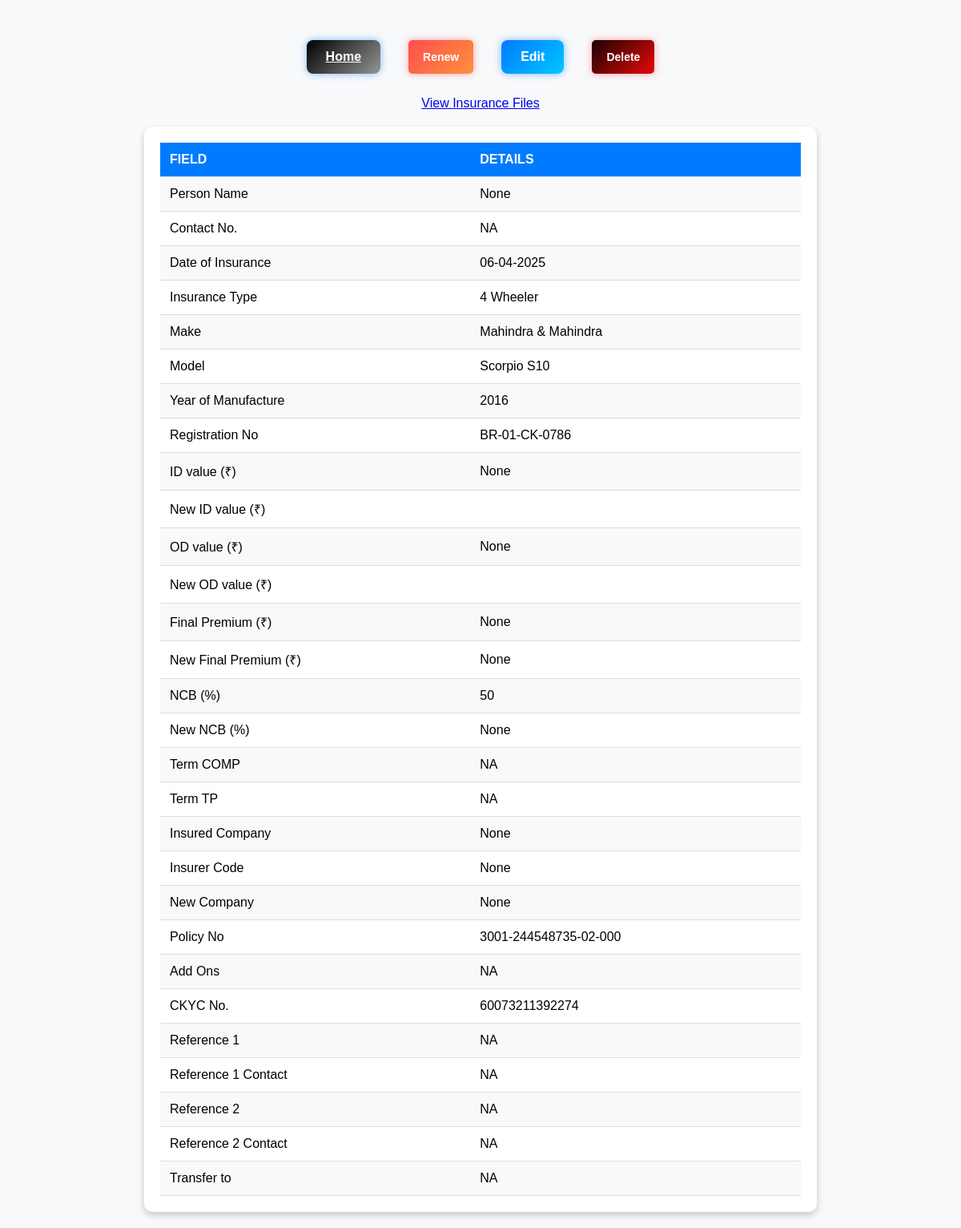
Screenshot of /fullPersonDetails/1 with the database file from the repository.
### app.py (models this page shows, shortened)
class PersonDetails(db.Model):
    id = db.Column(db.Integer, primary_key=True, autoincrement=True)
    Date_of_insurance = db.Column(db.DateTime)
    Type_of_insurance = db.Column(db.String(40))
    Customer_name = db.Column(db.String(40))
    Customer_Contact_No= db.Column(db.String(40))
    Make = db.Column(db.String(40))
    Model = db.Column(db.String(40), nullable=False)
    Year_of_mfg = db.Column(db.String(120))
    Regd_No = db.Column(db.String(120))
    Regd_No_Database = db.Column(db.String(120))
    Old_ID_value = db.Column(db.String(120))
    New_ID_value = db.Column(db.String(120))
    Old_OD_value = db.Column(db.String(120))
    New_OD_value = db.Column(db.String(120))
    Old_final_premium = db.Column(db.String(120))
    New_final_premium = db.Column(db.String(120))
    Ncb = db.Column(db.String(120))
    New_NCB = db.Column(db.String(120))
    Terms_Comp = db.Column(db.String(120))
    Terms_TP = db.Column(db.String(120))
    Insured_Company = db.Column(db.String(120))
    Insurer_Code = db.Column(db.String(120))
    New_Company = db.Column(db.String(120))
    Policy_No = db.Column(db.String(120))
    Add_Ons = db.Column(db.String(120))
    Ckyc_No = db.Column(db.String(120))
    Reference_1 = db.Column(db.String(120))
    Reference_Contact_1 = db.Column(db.String(120))
    Reference_2 = db.Column(db.String(120))
    Reference_Contact_2 = db.Column(db.String(120))
    Transfer_to = db.Column(db.String(120))

### app.py (the view)
@app.route("/fullPersonDetails", methods=['GET', 'POST'])
@app.route("/fullPersonDetails/<person_id>", methods=['GET', 'POST'])
def fullPersonDetails(person_id = None):
    if person_id:
        getFPD = person_id
    else:
        getFPD = request.args.get('selected')
    app.logger.info(f"FPD = {getFPD}")
    full_detail = db.session.query(PersonDetails).filter(
                            PersonDetails.id == getFPD
                        ).first()
    session["FPD"] = getFPD
    return render_template("FullPersonDetails.html", full_detail= full_detail)

### templates/FullPersonDetails.html (shortened to what this page needs)
<!DOCTYPE html>
<html lang="en">
<head>
</head>
<body>
    <div class="button-container">
        <a href="/" class="home-btn">Home</a>
        <button id="renew-btn" class="renew-btn">Renew</button>
        <button id="edit-btn" class="edit-btn" onclick="enableEditing()">Edit</button>
        <button id="delete-btn" class="delete-btn" onclick="deleteTableData()">Delete</button>
    </div>
    <br>
    <a href="{{ url_for('viewFiles') }}" class="btn btn-primary mt-3">View Insurance Files</a>
    {% if full_detail %}
        <div id = "ins-table" class="table-container">
            <table>
                <thead>
                    <tr>
                        <th>Field</th>
                        <th>Details</th>
                    </tr>
                </thead>
                <tbody>
                    <tr>
                        <td>Person Name</td>
                        <td contenteditable="true" onclick="enableEditing()">{{ full_detail.Customer_name }}</td>
                    </tr>
                    <tr>
                        <td>Contact No.</td>
                        <td contenteditable="true" onclick="enableEditing()">{{ full_detail.Customer_Contact_No }}</td>
                    </tr>
                    <tr>
                        <td>Date of Insurance</td>
                        <td contenteditable="true" onclick="enableEditing()">
                            {% if full_detail.Date_of_insurance.__class__.__name__ == 'datetime' %}
                                {{ full_detail.Date_of_insurance.strftime('%d-%m-%Y') }}
                            {% elif full_detail.Date_of_insurance.__class__.__name__ == 'date' %}
                                {{ full_detail.Date_of_insurance.strftime('%d-%m-%Y') }}
                            {% else %}
                                {% set parts = full_detail.Date_of_insurance.split('-') %}
                                {{ parts[2] ~ '-' ~ parts[1] ~ '-' ~ parts[0] }}
                            {% endif %}
                        </td>
                    </tr>
                    <tr>
                        <td>Insurance Type</td>
                        <td contenteditable="true" onclick="enableEditing()">{{ full_detail.Type_of_insurance }}</td>
                    </tr>
                    <tr>
                        <td>Make</td>
                        <td contenteditable="true" onclick="enableEditing()">{{ full_detail.Make }}</td>
                    </tr>
                    <tr>
                        <td>Model</td>
                        <td contenteditable="true" onclick="enableEditing()">{{ full_detail.Model }}</td>
                    </tr>
                    <tr>
                        <td>Year of Manufacture</td>
                        <td contenteditable="true" onclick="enableEditing()">{{ full_detail.Year_of_mfg }}</td>
                    </tr>
                    <tr>
                        <td>Registration No</td>
                        <td contenteditable="true" onclick="enableEditing()">{{ full_detail.Regd_No }}</td>
                    </tr>
                    <tr>
                        <td>ID value (&#8377;)</td>
                        <td contenteditable="true" onclick="enableEditing()">{{ full_detail.Old_ID_value }}</td>
                    </tr>
                    <tr>
                        <td>New ID value (&#8377;)</td>
                        <td contenteditable="true" onclick="enableEditing()">{{ full_detail.New_ID_value or NA}}</td>
                    </tr>
                    <tr>
                        <td>OD value (&#8377;)</td>
                        <td contenteditable="true" onclick="enableEditing()">{{ full_detail.Old_OD_value }}</td>
                    </tr>
                    <tr>
                        <td>New OD value (&#8377;)</td>
                        <td contenteditable="true" onclick="enableEditing()">{{ full_detail.New_OD_value or NA}}</td>
                    </tr>
                    <tr>
                        <td>Final Premium (&#8377;)</td>
                        <td contenteditable="true" onclick="enableEditing()">{{ full_detail.Old_final_premium }}</td>
                    </tr>
                    <tr>
                        <td>New Final Premium (&#8377;)</td>
                        <td contenteditable="true" onclick="enableEditing()">{{ full_detail.New_final_premium }}</td>
                    </tr>
                    <tr>
                        <td>NCB (%)</td>
                        <td contenteditable="true" onclick="enableEditing()">{{ full_detail.Ncb }}</td>
                    </tr>
                    <tr>
                        <td>New NCB (%)</td>
                        <td contenteditable="true" onclick="enableEditing()">{{ full_detail.New_NCB }}</td>
                    </tr>
                    <tr>
                        <td>Term COMP</td>
                        <td contenteditable="true" onclick="enableEditing()">{{ full_detail.Terms_Comp }}</td>
                    </tr>
                    <tr>
                        <td>Term TP</td>
                        <td contenteditable="true" onclick="enableEditing()">{{ full_detail.Terms_TP }}</td>
                    </tr>
                    <tr>
                        <td>Insured Company</td>
                        <td class="wrap-text" contenteditable="true" onclick="enableEditing()">{{ full_detail.Insured_Company }}</td>
                    </tr>
                    <tr>
                        <td>Insurer Code</td>
                        <td contenteditable="true" onclick="enableEditing()">{{ full_detail.Insurer_Code }}</td>
                    </tr>
                    <tr>
                        <td>New Company</td>
                        <td contenteditable="true" onclick="enableEditing()">{{ full_detail.New_Company }}</td>
                    </tr>
                    <tr>
                        <td>Policy No</td>
                        <td contenteditable="true" onclick="enableEditing()"> {{ (full_detail.Policy_No) if full_detail.Policy_No else 'N/A' }}</td>
                    </tr>
                    <tr>
                        <td>Add Ons</td>
                        <td class="wrap-text" contenteditable="true" onclick="enableEditing()">{{ full_detail.Add_Ons }}</td>
                    </tr>
                    <tr>
                        <td>CKYC No.</td>
                        <td contenteditable="true" onclick="enableEditing()">{{ full_detail.Ckyc_No }}</td>
                    </tr>
                    <tr>
                        <td>Reference 1</td>
                        <td contenteditable="true" onclick="enableEditing()">{{ full_detail.Reference_1 }}</td>
                    </tr>
                    <tr>
                        <td>Reference 1 Contact</td>
                        <td contenteditable="true" onclick="enableEditing()" >{{ full_detail.Reference_Contact_1 }}</td>
                    </tr>
                    <tr>
                        <td>Reference 2</td>
                        <td contenteditable="true" onclick="enableEditing()">{{ full_detail.Reference_2 }}</td>
                    </tr>
                    <tr>
                        <td>Reference 2 Contact</td>
                        <td contenteditable="true" onclick="enableEditing()" >{{ full_detail.Reference_Contact_2 }}</td>
                    </tr>
                    <tr>
                        <td>Transfer to</td>
                        <td contenteditable="true" onclick="enableEditing()">{{ full_detail.Transfer_to }}</td>
                    </tr>
                </tbody>
            </table>
        </div>
    {% endif %}
</body>
</html>

### templates/FullPersonDetails.html (style rules this page uses)
body { display: flex; flex-direction: column; align-items: center; justify-content: flex-start; height: 100vh; margin: 0; font-family: Arial, sans-serif; padding-top: 20px; background-color: #f8f9fa; }
.table-container { width: 90%; max-width: 800px; background: white; padding: 20px; border-radius: 10px; box-shadow: 0 4px 8px rgba(0, 0, 0, 0.2); margin-top: 20px; overflow-x: auto; }
table { width: 100%; border-collapse: collapse; }
th, td { padding: 12px; text-align: left; border-bottom: 1px solid #ddd; white-space: nowrap; }
th { background-color: #007bff; color: white; text-transform: uppercase; }
tr:nth-child(even) { background-color: #f9f9f9; }
.edit-btn, .save-btn,.renew-btn ,.delete-btn, .home-btn { padding: 10px 18px; border: none; cursor: pointer; font-size: 14px; border-radius: 5px; margin: 10px; }
.edit-btn { padding: 12px 24px; border: none; cursor: pointer; font-size: 16px; font-weight: bold; border-radius: 8px; background: linear-gradient(135deg, #007bff, #00c6ff); color: white; transition: all 0.3s ease-in-out; box-shadow: 0 0 10px rgba(0, 123, 255, 0.5); }
.renew-btn { background: linear-gradient(135deg, #ff4e50, #fc913a); color: white; font-weight: bold; box-shadow: 0 0 10px rgba(255, 78, 80, 0.5); }
.delete-btn { background: linear-gradient(135deg, #1b0202, #e90808); color: white; font-weight: bold; box-shadow: 0 0 10px rgba(255, 78, 80, 0.5); }
.button-container { display: flex; gap: 15px; margin-top: 20px; }
.home-btn { padding: 12px 24px; border: none; cursor: pointer; font-size: 16px; font-weight: bold; border-radius: 8px; background: linear-gradient(135deg, #000000, #959595); color: white; transition: all 0.3s ease-in-out; box-shadow: 0 0 10px rgba(0, 123, 255, 0.5); }
.wrap-text { word-wrap: break-word; white-space: pre-wrap; max-width: 200px; overflow-wrap: break-word; }

### rows the page displays
PersonDetails: Customer_name "None", Customer_Contact_No "NA", Date_of_insurance "06-04-2025", Type_of_insurance "4 Wheeler", Make "Mahindra & Mahindra", Model "Scorpio S10", Year_of_mfg "2016", Regd_No "BR-01-CK-0786", Old_ID_value "None", Old_OD_value "None", Old_final_premium "None", New_final_premium "None", Ncb "50", New_NCB "None", Terms_Comp "NA", Terms_TP "NA", Insured_Company "None", Insurer_Code "None", New_Company "None", Policy_No "3001-244548735-02-000", Add_Ons "NA", Ckyc_No "60073211392274", Reference_1 "NA", Reference_Contact_1 "NA", Reference_2 "NA", Reference_Contact_2 "NA", Transfer_to "NA"
